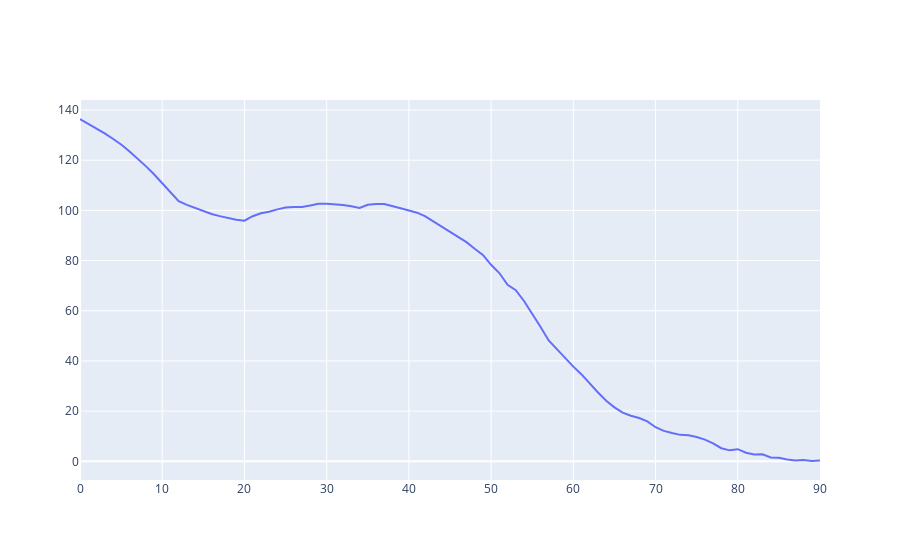

Notebook cell for this chart:
### Code cell
score_data = go.Scatter(x=list(range(len(scores))), y=scores)
layout = go.Layout()
fig=go.Figure(data=[score_data], layout=layout)
fig.show()
